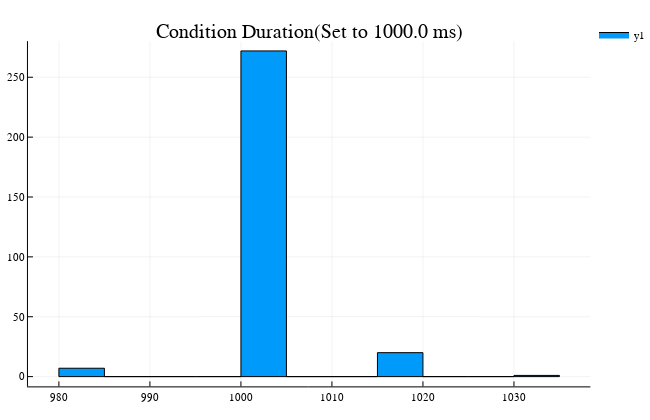

Source (notebook cell):
### Markdown cell above
## Condition Test

### Code cell
using Plots
ex = dataset["ex"];envparam = ex["EnvParam"];preicidur = ex["PreICI"];conddur = ex["CondDur"];suficidur = ex["SufICI"]
laser=filter!(i->!isempty(i),[ex["Param"]["Laser"],ex["Param"]["Laser2"]])[1]
laserbit = laser=="luxx473"?9:10
lasercolor = laser=="luxx473"?RGBA(0,0.7,1,1):RGBA(1,0.8,0,1)
ct,ctc=ctctc(ex)
vcti = .!isnan.(ct[:CondOnTime])
ct=ct[vcti,:];ctc=ctc[vcti,:]
condon = ct[:CondOn];condoff = ct[:CondOff];mconddur=mean(condoff-condon)
plotlyjs();default(size=(650,420), leg=true)
histogram(condoff-condon,bins=20,title="Condition Duration(Set to $conddur ms)")

### Figure 1 — Plotly figure (JSON) as saved in the notebook; plotly's stock layout.template omitted (floating-point values rounded to 4 significant figures)
{"data": [{"fill": "tozeroy", "fillcolor": "rgba(0, 154, 250, 1.000)", "legendgroup": "y1", "line": {"color": "rgba(0, 0, 0, 1.000)", "dash": "solid", "width": 1}, "mode": "lines", "name": "y1", "showlegend": true, "type": "scatter", "x": [980, 980, 985, 985, 980, 980], "xaxis": "x1", "y": [7, 0, 0, 7, 7, 7], "yaxis": "y1"}, {"fill": "tozeroy", "fillcolor": "rgba(0, 154, 250, 1.000)", "legendgroup": "y1", "line": {"color": "rgba(0, 0, 0, 1.000)", "dash": "solid", "width": 1}, "mode": "lines", "name": "y1", "showlegend": false, "type": "scatter", "x": [985, 985, 990, 990, 985, 985], "xaxis": "x1", "y": [0, 0, 0, 0, 0, 0], "yaxis": "y1"}, {"fill": "tozeroy", "fillcolor": "rgba(0, 154, 250, 1.000)", "legendgroup": "y1", "line": {"color": "rgba(0, 0, 0, 1.000)", "dash": "solid", "width": 1}, "mode": "lines", "name": "y1", "showlegend": false, "type": "scatter", "x": [990, 990, 995, 995, 990, 990], "xaxis": "x1", "y": [0, 0, 0, 0, 0, 0], "yaxis": "y1"}, {"fill": "tozeroy", "fillcolor": "rgba(0, 154, 250, 1.000)", "legendgroup": "y1", "line": {"color": "rgba(0, 0, 0, 1.000)", "dash": "solid", "width": 1}, "mode": "lines", "name": "y1", "showlegend": false, "type": "scatter", "x": [995, 995, 1000, 1000, 995, 995], "xaxis": "x1", "y": [0, 0, 0, 0, 0, 0], "yaxis": "y1"}, {"fill": "tozeroy", "fillcolor": "rgba(0, 154, 250, 1.000)", "legendgroup": "y1", "line": {"color": "rgba(0, 0, 0, 1.000)", "dash": "solid", "width": 1}, "mode": "lines", "name": "y1", "showlegend": false, "type": "scatter", "x": [1000, 1000, 1005, 1005, 1000, 1000], "xaxis": "x1", "y": [272, 0, 0, 272, 272, 272], "yaxis": "y1"}, {"fill": "tozeroy", "fillcolor": "rgba(0, 154, 250, 1.000)", "legendgroup": "y1", "line": {"color": "rgba(0, 0, 0, 1.000)", "dash": "solid", "width": 1}, "mode": "lines", "name": "y1", "showlegend": false, "type": "scatter", "x": [1005, 1005, 1010, 1010, 1005, 1005], "xaxis": "x1", "y": [0, 0, 0, 0, 0, 0], "yaxis": "y1"}, {"fill": "tozeroy", "fillcolor": "rgba(0, 154, 250, 1.000)", "legendgroup": "y1", "line": {"color": "rgba(0, 0, 0, 1.000)", "dash": "solid", "width": 1}, "mode": "lines", "name": "y1", "showlegend": false, "type": "scatter", "x": [1010, 1010, 1015, 1015, 1010, 1010], "xaxis": "x1", "y": [0, 0, 0, 0, 0, 0], "yaxis": "y1"}, {"fill": "tozeroy", "fillcolor": "rgba(0, 154, 250, 1.000)", "legendgroup": "y1", "line": {"color": "rgba(0, 0, 0, 1.000)", "dash": "solid", "width": 1}, "mode": "lines", "name": "y1", "showlegend": false, "type": "scatter", "x": [1015, 1015, 1020, 1020, 1015, 1015], "xaxis": "x1", "y": [20, 0, 0, 20, 20, 20], "yaxis": "y1"}, {"fill": "tozeroy", "fillcolor": "rgba(0, 154, 250, 1.000)", "legendgroup": "y1", "line": {"color": "rgba(0, 0, 0, 1.000)", "dash": "solid", "width": 1}, "mode": "lines", "name": "y1", "showlegend": false, "type": "scatter", "x": [1020, 1020, 1025, 1025, 1020, 1020], "xaxis": "x1", "y": [0, 0, 0, 0, 0, 0], "yaxis": "y1"}, {"fill": "tozeroy", "fillcolor": "rgba(0, 154, 250, 1.000)", "legendgroup": "y1", "line": {"color": "rgba(0, 0, 0, 1.000)", "dash": "solid", "width": 1}, "mode": "lines", "name": "y1", "showlegend": false, "type": "scatter", "x": [1025, 1025, 1030, 1030, 1025, 1025], "xaxis": "x1", "y": [0, 0, 0, 0, 0, 0], "yaxis": "y1"}, {"fill": "tozeroy", "fillcolor": "rgba(0, 154, 250, 1.000)", "legendgroup": "y1", "line": {"color": "rgba(0, 0, 0, 1.000)", "dash": "solid", "width": 1}, "mode": "lines", "name": "y1", "showlegend": false, "type": "scatter", "x": [1030, 1030, 1035, 1035, 1030, 1030], "xaxis": "x1", "y": [1, 0, 0, 1, 1, 1], "yaxis": "y1"}], "layout": {"annotations": [{"font": {"color": "rgba(0, 0, 0, 1.000)", "family": "sans-serif", "size": 20}, "rotation": 0, "showarrow": false, "text": "Condition Duration(Set to 1000.0 ms)", "x": 0.5205, "xanchor": "center", "xref": "paper", "y": 1, "yanchor": "top", "yref": "paper"}], "height": 420, "legend": {"bgcolor": "rgba(255, 255, 255, 1.000)", "bordercolor": "rgba(0, 0, 0, 1.000)", "font": {"color": "rgba(0, 0, 0, 1.000)", "family": "sans-serif", "size": 11}, "tracegroupgap": 0, "x": 1, "y": 1}, "margin": {"b": 20, "l": 0, "r": 0, "t": 20}, "paper_bgcolor": "rgba(255, 255, 255, 1.000)", "plot_bgcolor": "rgba(255, 255, 255, 1.000)", "showlegend": true, "width": 650, "xaxis": {"anchor": "y1", "domain": [0.04708, 0.9939], "gridcolor": "rgba(0, 0, 0, 0.100)", "gridwidth": 0.5, "linecolor": "rgba(0, 0, 0, 1.000)", "mirror": false, "range": [976.6, 1038.0], "showgrid": true, "showline": true, "showticklabels": true, "tickangle": 0, "tickcolor": "rgb(0, 0, 0)", "tickfont": {"color": "rgba(0, 0, 0, 1.000)", "family": "sans-serif", "size": 11}, "tickmode": "array", "ticks": "inside", "ticktext": ["980", "990", "1000", "1010", "1020", "1030"], "tickvals": [980, 990, 1000, 1010, 1020, 1030], "title": "", "titlefont": {"color": "rgba(0, 0, 0, 1.000)", "family": "sans-serif", "size": 15}, "type": "-", "visible": true, "zeroline": false, "zerolinecolor": "rgba(0, 0, 0, 1.000)"}, "yaxis": {"anchor": "x1", "domain": [0.03583, 0.9443], "gridcolor": "rgba(0, 0, 0, 0.100)", "gridwidth": 0.5, "linecolor": "rgba(0, 0, 0, 1.000)", "mirror": false, "range": [-8.16, 280.2], "showgrid": true, "showline": true, "showticklabels": true, "tickangle": 0, "tickcolor": "rgb(0, 0, 0)", "tickfont": {"color": "rgba(0, 0, 0, 1.000)", "family": "sans-serif", "size": 11}, "tickmode": "array", "ticks": "inside", "ticktext": ["0", "50", "100", "150", "200", "250"], "tickvals": [0, 50, 100, 150, 200, 250], "title": "", "titlefont": {"color": "rgba(0, 0, 0, 1.000)", "family": "sans-serif", "size": 15}, "type": "-", "visible": true, "zeroline": false, "zerolinecolor": "rgba(0, 0, 0, 1.000)"}}}
